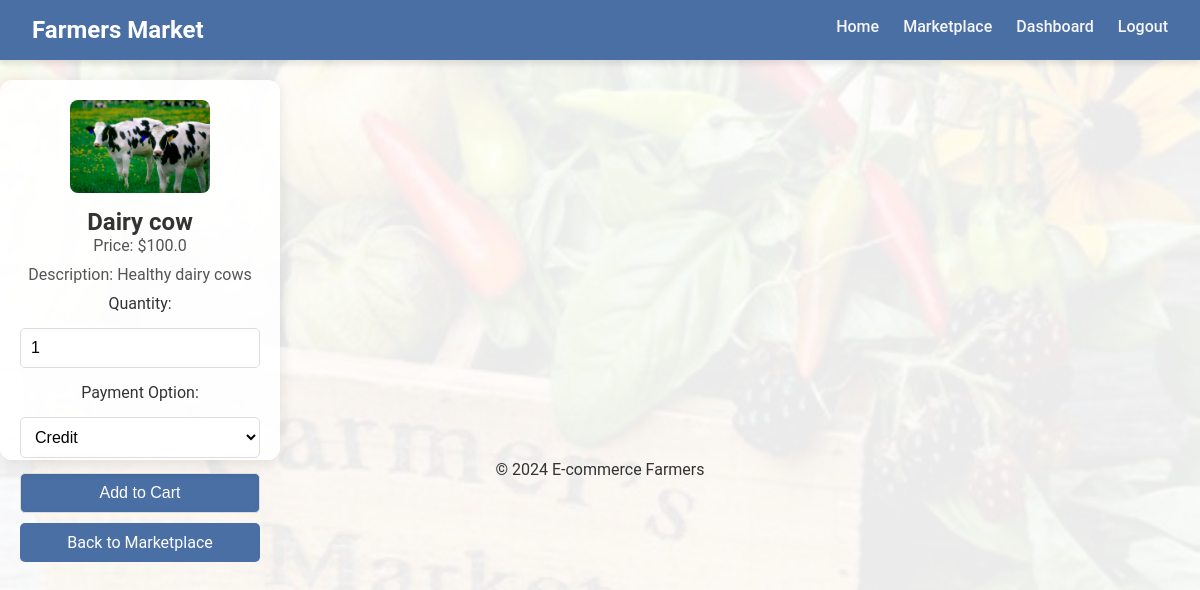
Page /productpage/8 (signed in) on the committed database.
### tables this page shows
CREATE TABLE products (
    id INTEGER PRIMARY KEY AUTOINCREMENT,
    name TEXT NOT NULL,
    price REAL NOT NULL,
    quantity INTEGER NOT NULL,
    description TEXT NOT NULL, -- Added description column
    contact TEXT,
    image TEXT,
    farmer_id INTEGER, category TEXT,
    FOREIGN KEY(farmer_id) REFERENCES users(id)
);

### app.py (the view, shortened to what this page needs)
@app.route('/productpage/<int:product_id>', methods=['GET', 'POST'])
def product_page(product_id):
    if 'user_id' not in session or session.get('role') != 'customer':
        logging.warning("Unauthorized access to product page.")
        return redirect(url_for('login'))
    conn = get_db_connection()
    if conn:
        if request.method == 'GET':
            logging.info(f"Fetching product details for product ID {product_id}...")
            product = conn.execute("SELECT * FROM products WHERE id = ?", (product_id,)).fetchone()
            conn.close()
            if not product:
                logging.warning(f"Product with ID {product_id} not found.")
                flash("Product not found!", "warning")
                return redirect(url_for('marketplace'))
            logging.info(f"Product with ID {product_id} fetched successfully.")
            return render_template('productpage.html', product=product)
    return redirect(url_for('marketplace'))

### app.py (called while the page is built)
def get_db_connection():
    try:
        logging.info("Connecting to the database...")
        conn = sqlite3.connect(app.config['DATABASE'])
        conn.row_factory = sqlite3.Row
        logging.info("Database connection successful.")
        return conn
    except sqlite3.Error as e:
        logging.error(f"Database connection error: {e}")
        return None

### templates/productpage.html (shortened to what this page needs)
{% extends "base.html" %}
{% block content %}
<section class="product-details">
    <div class="product-card">
        <img src="{{ url_for('static', filename='uploads/' + product['image']) }}" alt="{{ product['name'] }}" width="300">
        <h2>{{ product['name'] }}</h2>
        <p>Price: ${{ product['price'] }}</p>
        <p>Description: {{ product['description'] }}</p>
        <form method="POST" action="{{ url_for('add_to_cart') }}">
            <label for="quantity">Quantity:</label>
            <input
                type="number"
                id="quantity"
                name="quantity"
                min="1"
                max="{{ product['quantity'] }}"
                value="1"
                required>
            <label for="payment_option">Payment Option:</label>
            <select id="payment_option" name="payment_option" required>
                <option value="credit">Credit</option>
            </select>
            <button type="submit" class="btn">Add to Cart</button>
        </form>
        <a href="{{ url_for('marketplace') }}" class="btn btn-secondary">Back to Marketplace</a>
    </div>
</section>
{% endblock %}

### static/css/style.css (style rules this page uses)
body, html { margin: 0; padding: 0; font-family: 'Roboto', sans-serif; color: #333; box-sizing: border-box; }
body::before { content: ""; position: absolute; top: 0; left: 0; right: 0; bottom: 0; background: url('OIP.jpg') no-repeat center center fixed; background-size: cover; opacity: 0.08; z-index: -1; }
body { display: flex; flex-direction: column; justify-content: center; background-size: cover; height: 100%; text-align: center; }
* { margin: 0; padding: 0; box-sizing: border-box; }
body { padding-top: 80px; }
form { display: flex; flex-direction: column; gap: 15px; }
form input, form select { width: 100%; padding: 10px; border: 1px solid #ddd; border-radius: 5px; font-size: 1rem; box-sizing: border-box; background: #fff; transition: border-color 0.3s ease; }
form button { display: block; width: 100%; margin: 10px 0; padding: 10px 15px; border-radius: 8px; border: 1px solid #ddd; box-shadow: inset 0 2px 5px rgba(0, 0, 0, 0.05); transition: border 0.3s, box-shadow 0.3s; background-color: #4a6cf7; color: #fff; font-size: 16px; cursor: pointer; transition: background-color 0.3s, transform 0.2s; }
.product-card { background: rgba(255, 255, 255, 0.9); border-radius: 12px; box-shadow: 0 4px 15px rgba(0, 0, 0, 0.1); padding: 20px; text-align: center; transition: transform 0.3s ease, box-shadow 0.3s ease; width: 280px; height: 380px; display: flex; flex-direction: column; justify-content: space-between; }
.product-card img { max-width: 140px; display: inline; height: 140px; align-items: center; object-fit: cover; border-radius: 8px; margin-bottom: 15px; align-self: center; }
.product-card p { font-size: 16px; margin-bottom: 10px; color: #555; }
.product-card .btn { background-color: #4a6fa5; color: white; padding: 10px 20px; text-decoration: none; border-radius: 5px; transition: background-color 0.3s ease; margin-top: auto; }
.card, .product-card, form button, ul li { transition: all 0.3s ease-in-out; }

### rows in the picture
products: image (picture), name "Dairy cow", price "100.0", description "Healthy dairy cows"
